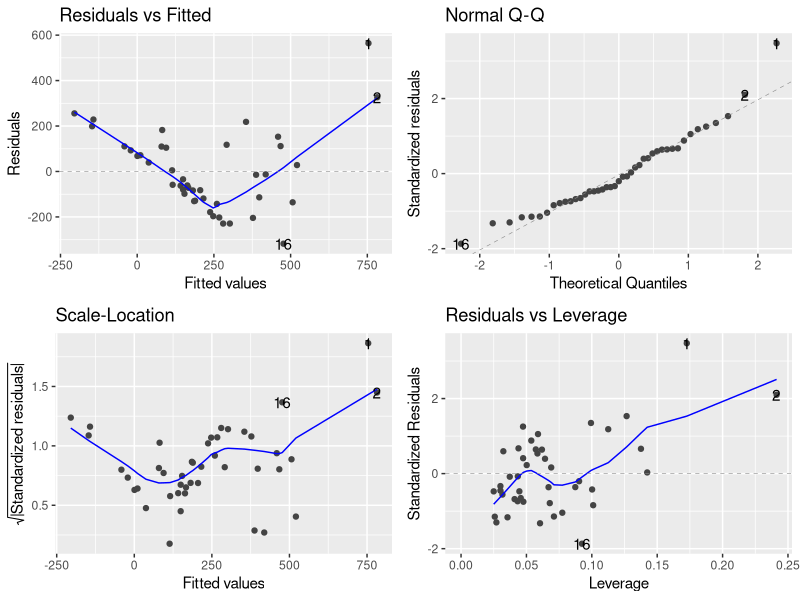
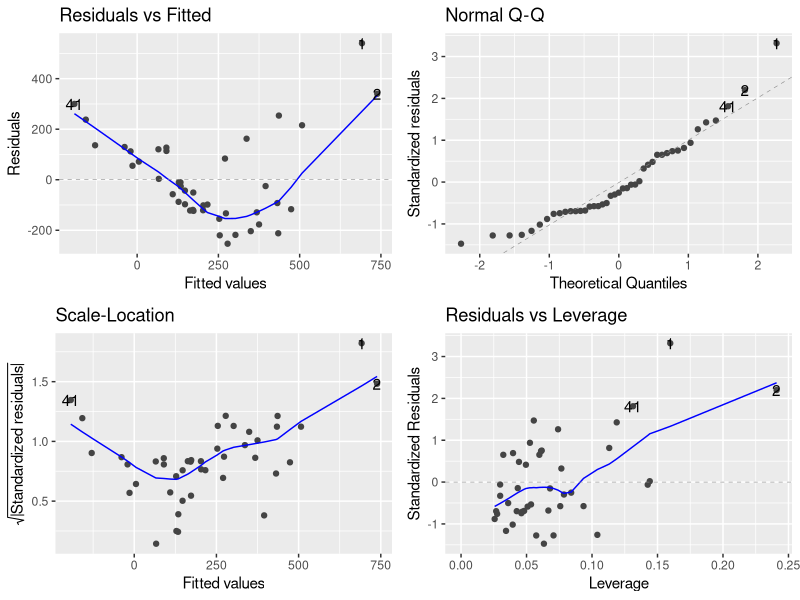
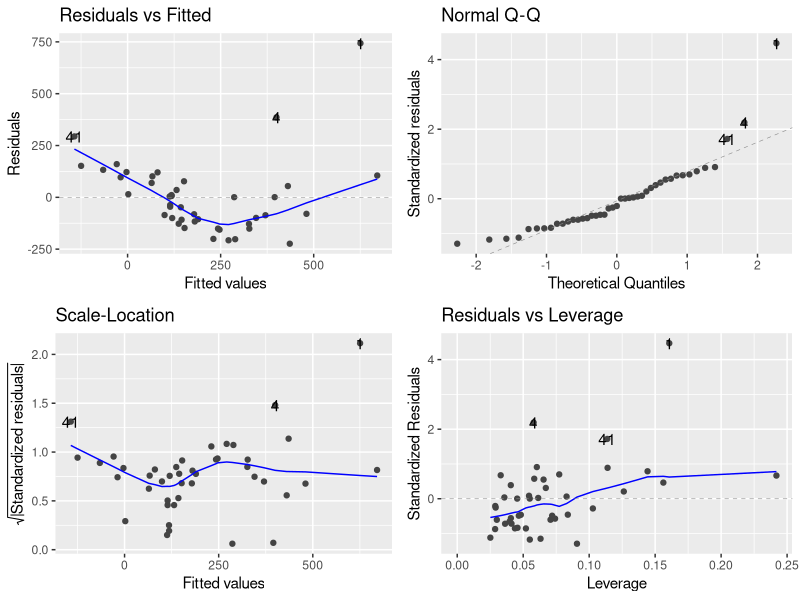
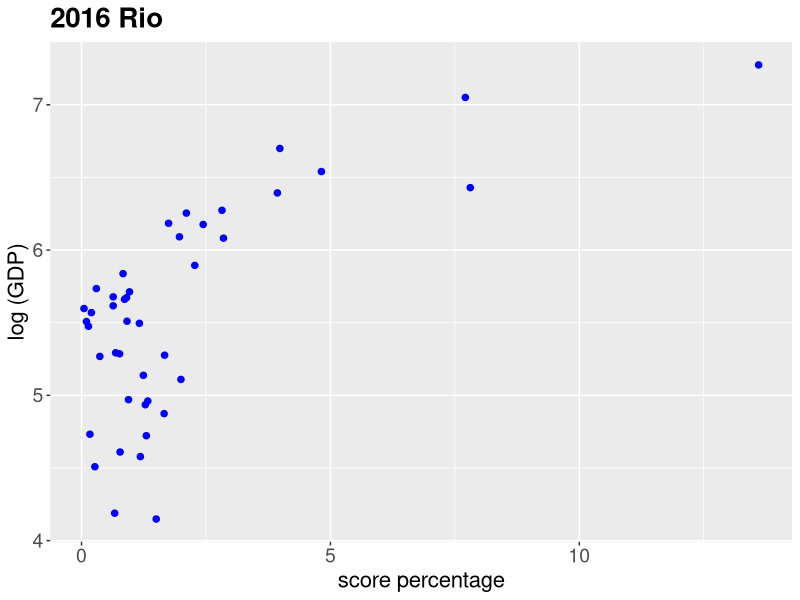
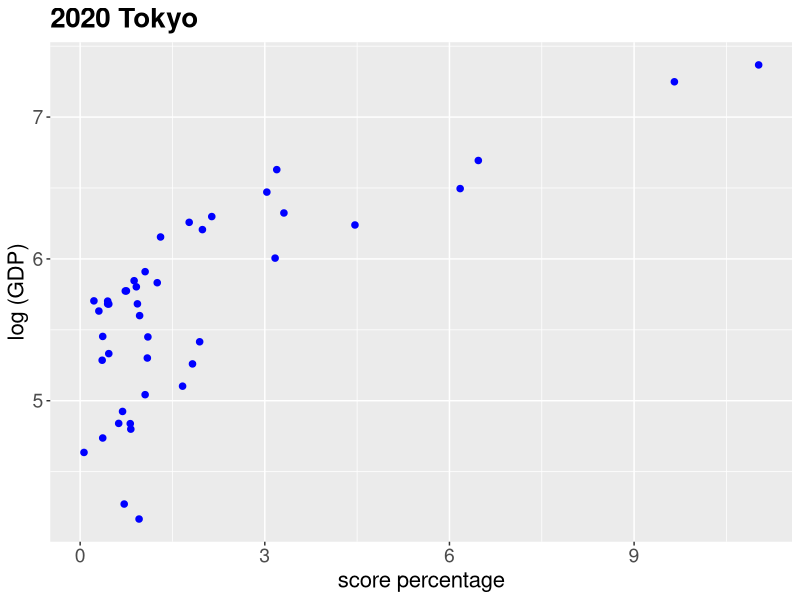
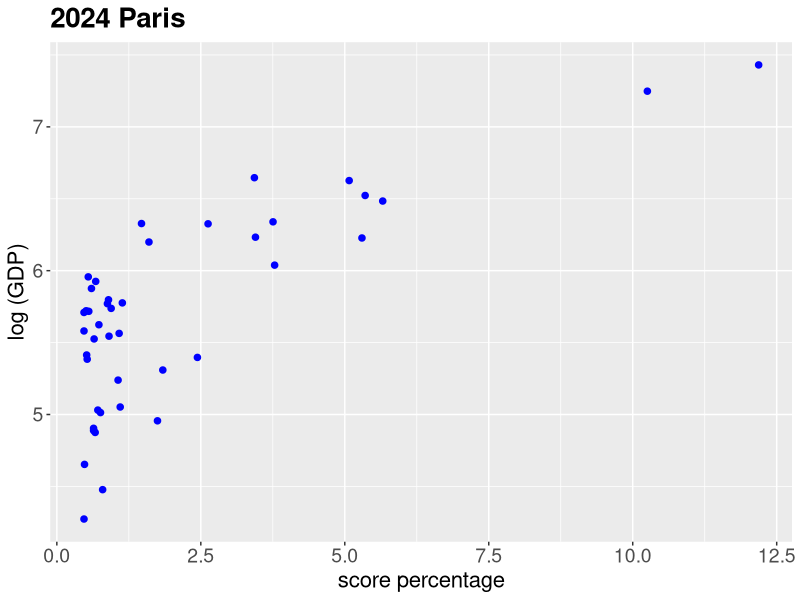
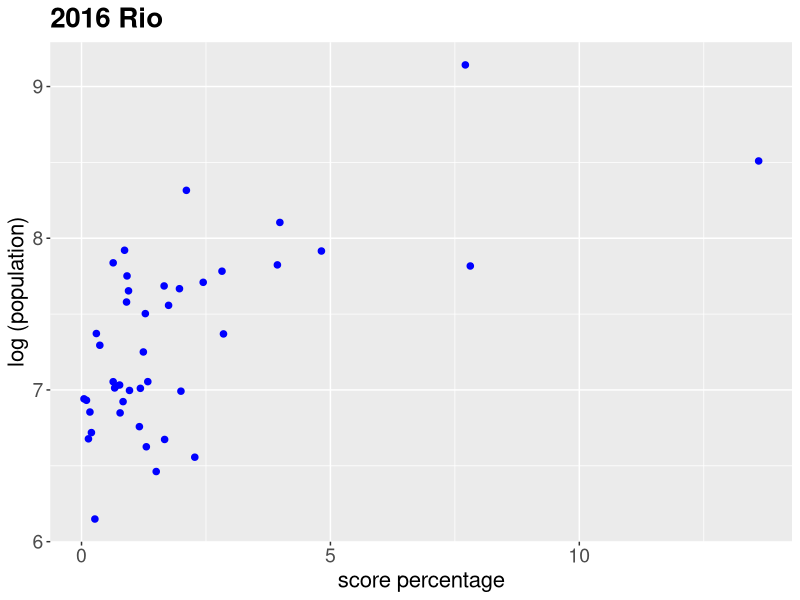
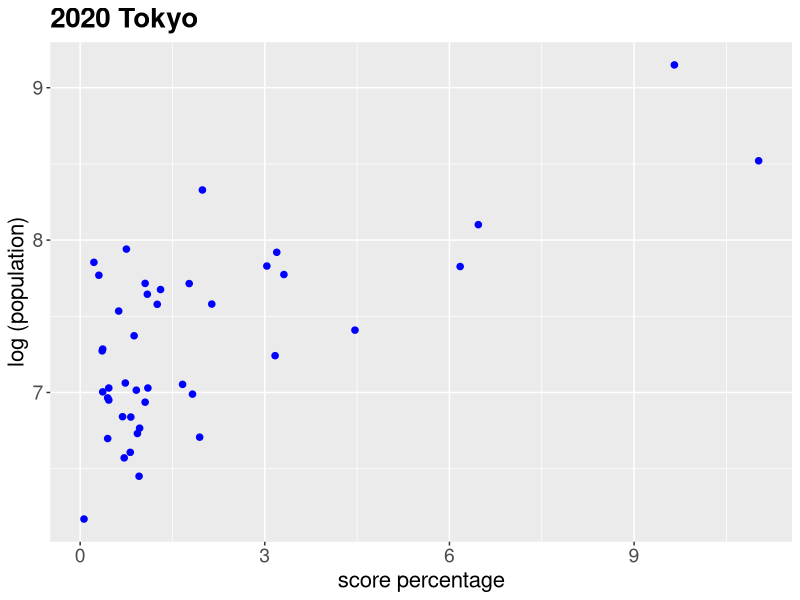

Write R code to recreate these figures, in order. (Note: this script raises an error after producing the figures.)
library(ggplot2)
library(GGally)
library(spData)
library(plm)
library(spdep)
library(ape)
library(dplyr)
library(ggfortify)

# ---------------------------------------------------------------------數據處理

etAll <- read.csv("Final Proj/data.csv")
etAll$index <- c(1:43)

etAll$score2016 <- 20 * etAll$gold2016 + 7 * etAll$silver2016 + 5 * etAll$bronze2016
etAll$score2020 <- 20 * etAll$gold2020 + 7 * etAll$silver2020 + 5 * etAll$bronze2020
etAll$score2024 <- 20 * etAll$gold2024 + 7 * etAll$silver2024 + 5 * etAll$bronze2024

total2024gold = 329
total2024silver = 330
total2024bronze = 385

total2020gold = 340
total2020silver = 338
total2020bronze = 402

total2016gold = 306
total2016silver = 307
total2016bronze = 359

total2024score <- 20 * total2024gold + 7 * total2024silver + 5 * total2024bronze
total2020score <- 20 * total2020gold + 7 * total2020silver + 5 * total2020bronze
total2016score <- 20 * total2016gold + 7 * total2016silver + 5 * total2016bronze

etAll$score2016percentage <- etAll$score2016 / total2016score * 100
etAll$score2020percentage <- etAll$score2020 / total2020score * 100
etAll$score2024percentage <- etAll$score2024 / total2024score * 100


# ---------------------------------------------------------------------繪製圖形（資訊可視化）


p1 <- ggplot(data = etAll, aes(x = score2016percentage, y = log10(GDP2016))) +
  geom_point(color = "blue", shape = 20, size = 3) +  
  ggtitle("2016 Rio") +
  xlab("score percentage") +
  ylab("log (GDP)") +
  theme(
    plot.title = element_text(size = 20, face = "bold"),  
    axis.title = element_text(size = 16),  
    axis.text = element_text(size = 14)    
  )
ggsave("images/2016score_gdp.png", plot = p1)

p2 <- ggplot(data = etAll, aes(x = score2020percentage, y = log10(GDP2020))) +
  geom_point(color = "blue", shape = 20, size = 3) +  
  ggtitle("2020 Tokyo") +
  xlab("score percentage") +
  ylab("log (GDP)") +
  theme(
    plot.title = element_text(size = 20, face = "bold"),  
    axis.title = element_text(size = 16),  
    axis.text = element_text(size = 14)    
  )
ggsave("images/2020score_gdp.png", plot = p2)

p3 <- ggplot(data = etAll, aes(x = score2024percentage, y = log10(GDP2024))) +
  geom_point(color = "blue", shape = 20, size = 3) +  
  ggtitle("2024 Paris") +
  xlab("score percentage") +
  ylab("log (GDP)") +
  theme(
    plot.title = element_text(size = 20, face = "bold"),  
    axis.title = element_text(size = 16),  
    axis.text = element_text(size = 14)    
  )
ggsave("images/2024score_gdp.png", plot = p3)

p4 <- ggplot(data = etAll, aes(x = score2016percentage, y = log10(population2016))) +
  geom_point(color = "blue", shape = 20, size = 3) +  
  ggtitle("2016 Rio") +
  xlab("score percentage") +
  ylab("log (population)") +
  theme(
    plot.title = element_text(size = 20, face = "bold"),  
    axis.title = element_text(size = 16),  
    axis.text = element_text(size = 14)    
  )
ggsave("images/2016score_population.png", plot = p4)

p5 <- ggplot(data = etAll, aes(x = score2020percentage, y = log10(population2020))) +
  geom_point(color = "blue", shape = 20, size = 3) +  
  ggtitle("2020 Tokyo") +
  xlab("score percentage") +
  ylab("log (population)") +
  theme(
    plot.title = element_text(size = 20, face = "bold"),  
    axis.title = element_text(size = 16),  
    axis.text = element_text(size = 14)    
  )
ggsave("images/2020score_population.png", plot = p5)

p6 <- ggplot(data = etAll, aes(x = score2024percentage, y = log10(population2024))) +
  geom_point(color = "blue", shape = 20, size = 3) +  
  ggtitle("2024 Paris") +
  xlab("score percentage") +
  ylab("log (population)") +
  theme(
    plot.title = element_text(size = 20, face = "bold"),  
    axis.title = element_text(size = 16),  
    axis.text = element_text(size = 14)    
  )
ggsave("images/2024score_population.png", plot = p6)


# ---------------------------------------------------------------線性回歸模型

model2024 <- lm(score2024 ~ log10(GDP2024) + log10(population2024), data=etAll)
summary(model2024)
autoplot(model2024) 
shapiro.test(model2024$residual) 

model2020 <- lm(score2020 ~ log10(GDP2020) + log10(population2020), data=etAll)
summary(model2020)
autoplot(model2020) 
shapiro.test(model2020$residual)

model2016 <- lm(score2016 ~ log10(GDP2016) + log10(population2016), data=etAll)
summary(model2016)
autoplot(model2016) 
shapiro.test(model2016$residual) 


autoplot(modelA) #畫出模型診斷的圖
shapiro.test(modelA$residual) #殘差項常態性檢定
